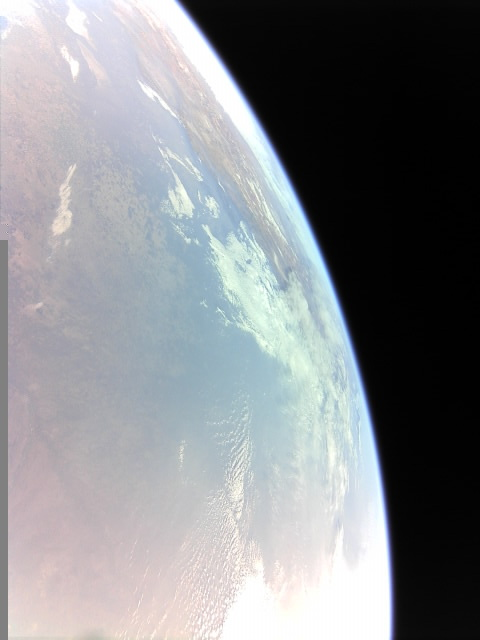
#> input picture DataSet/Input_Image/  Image_12.jpg, 480 x 640 px, found by its file name; its folder holds only this picture in this run
$ python classifier.py   (older library calls are emulated)
#> lines starting #> are read from the running program, lines starting #| are printed output that depends on the picture; after the words box and inside, x2 and y2 are one past the last pixel; in counts of white or black regions, pixels touching at a corner belong together
### src/image_quality_detector.py
import cv2
import numpy as np
from detector_config import THRESHOLDS, COLORS

"""
====================================================================
📋 SATELLITE IMAGE VISUAL STATE DETECTION FUNCTIONS
====================================================================

This module contains the main functions used to analyze the quality
or visual content of images captured by a space probe or satellite.

⚙️ Each function takes:
    - `gray` : grayscale version of the image
    - `image_color` : original color image for annotation

✅ Returns:
    - `True` if the condition is detected
    - Automatically annotates the color image with a label

🧩 Available functions:
--------------------------
- is_black_image()        → Detects a black image (almost all pixels black)
- is_sunburn_image()      → Detects overexposure (very bright pixels)
- is_earth_image()        → Detects Earth's presence via bright pixels
- is_horizon_image()      → Detects a circular horizon line
- is_space_image()        → Detects deep space image (very dark)
- is_blurry_image()       → Detects blurriness via Laplacian variance
- is_noisy_image()        → Detects digital noise (difference with denoised version)
"""

# ============================================================
# 📌 Black image detection
# Improved: uses adaptive thresholds and masks for more robust detection

def is_black_image(gray, image_color):
    black_mask = gray < THRESHOLDS["black_value"]
    ratio = np.mean(black_mask)
    if ratio > THRESHOLDS["black_ratio"]:
        cv2.putText(image_color, "BLACK_IMAGE", (10, 30),
                    cv2.FONT_HERSHEY_SIMPLEX, 1, COLORS["BLACK_IMAGE"], 2)
        return True
    return False

# ============================================================
# 📌 Overexposure detection (burned image)
# Improved: added kernel blur to reduce local bright noise influence

def is_sunburn_image(image_color):
    hsv = cv2.cvtColor(image_color, cv2.COLOR_BGR2HSV)
    v_channel = cv2.GaussianBlur(hsv[:, :, 2], (5, 5), 0)
    burned_pixels = np.sum(v_channel > THRESHOLDS["sunburn_value"])
    ratio = burned_pixels / v_channel.size
    if ratio > THRESHOLDS["sunburn_ratio"]:
        cv2.putText(image_color, "SB_Sunburn", (10, 60),
                    cv2.FONT_HERSHEY_SIMPLEX, 1, COLORS["SB_Sunburn"], 2)
        return True
    return False

# ============================================================
# 📌 Earth detection
# Improved: applied Gaussian blur to avoid noise and uses adaptive ratio

def is_earth_image(gray, image_color):
    smoothed = cv2.GaussianBlur(gray, (5, 5), 0)
    bright_pixels = np.sum(smoothed > THRESHOLDS["earth_brightness"])
    ratio = bright_pixels / gray.size
    if ratio > THRESHOLDS["earth_ratio"]:
        cv2.putText(image_color, "ER_Earth", (10, 90),
                    cv2.FONT_HERSHEY_SIMPLEX, 1, COLORS["ER_Earth"], 2)
        return True
    return False

# ============================================================
# 📌 Horizon detection

def fit_circle_least_squares(xs, ys):
    """
    Fits a circle to a set of 2D points using the least squares method.
    """
    A = np.c_[2*xs, 2*ys, np.ones(len(xs))]  # Construct the coefficient matrix A with 2x, 2y, and ones
    B = xs**2 + ys**2                        # Construct the independent term vector B as x² + y²
    sol, _, _, _ = np.linalg.lstsq(A, B, rcond=None)  # Solve the linear system A·sol = B using least squares
    cx, cy, c = sol                          # Extract the circle center coordinates and constant term
    radius = np.sqrt(c + cx**2 + cy**2)      # Compute the radius from the solution
    return int(cx), int(cy), int(radius)     # Return center coordinates and radius as integers

def detect_horizon_line(image_gray):
    """
    Detects the most plausible horizon arc in a grayscale image.
    """
    h, w = image_gray.shape  # Get image height and width

    blurred = cv2.GaussianBlur(image_gray, (5, 5), 0)  # Apply Gaussian blur to reduce noise

    edges = cv2.Canny(blurred, 50, 150)  # Apply Canny edge detection

    contours, _ = cv2.findContours(edges, cv2.RETR_EXTERNAL, cv2.CHAIN_APPROX_SIMPLE)  # Find external contours

    best_contour = None            # Initialize variable to store the best contour
    max_score = -1                 # Initialize max score for comparison

    for cnt in contours:          # Loop through all contours
        if len(cnt) < 30:
            continue              # Ignore small contours

        xs = cnt[:, 0, 0]         # Extract x-coordinates of the contour
        ys = cnt[:, 0, 1]         # Extract y-coordinates of the contour
        x, y, w_box, h_box = cv2.boundingRect(cnt)  # Get bounding box around the contour
        arc_len = cv2.arcLength(cnt, True)          # Compute the arc length (perimeter) of the contour

        if w_box < 100 or h_box < 100 or arc_len < 300:
            continue              # Skip small or short-length contours

        touches_border = (        # Check if the contour touches the border of the image
            x <= 5 or y <= 5 or
            x + w_box >= w - 5 or
            y + h_box >= h - 5
        )
        if not touches_border:
            continue              # Discard contours not touching the image borders

        score = w_box * h_box     # Score based on area of bounding box
        if score > max_score:
            max_score = score     # Update max score
            best_contour = cnt    # Store the best contour

    if best_contour is None:
        return None               # No valid contour found

    points = best_contour[:, 0, :]  # Extract point coordinates from contour
    xs = points[:, 0]               # x values of contour points
    ys = points[:, 1]               # y values of contour points
    cx, cy, radius = fit_circle_least_squares(xs, ys)  # Fit a circle to the points

    dists = np.sqrt((xs - cx)**2 + (ys - cy)**2)  # Compute distances from each point to the circle center
    error = np.abs(dists - radius)               # Compute fitting error
    mean_error = np.mean(error)                  # Compute average fitting error

    if mean_error > 15:       # Reject if fit is not accurate
        return None
    if radius < 100:          # Reject if the circle is too small to be the Earth
        return None
    if abs(cx - w // 2) < w * 0.25 and abs(cy - h // 2) < h * 0.25:
        return None           # Reject if center is too close to image center (likely full Earth disk)

    return cx, cy, radius     # Return valid circle parameters

def is_horizon_image(gray, image_color):
    """
    Checks whether a given image contains a recognizable horizon.
    Draws adaptively spaced dots along the best detected contour arc.
    """
    result = detect_horizon_line(gray)

    if result is not None:
        cx, cy, radius = result

        # Recompute contours to access the best one again
        h, w = gray.shape
        blurred = cv2.GaussianBlur(gray, (5, 5), 0)
        edges = cv2.Canny(blurred, 50, 150)
        contours, _ = cv2.findContours(edges, cv2.RETR_EXTERNAL, cv2.CHAIN_APPROX_SIMPLE)

        best_contour = None
        max_score = -1

        for cnt in contours:
            if len(cnt) < 30:
                continue

            x, y, w_box, h_box = cv2.boundingRect(cnt)
            arc_len = cv2.arcLength(cnt, True)

            if w_box < 100 or h_box < 100 or arc_len < 300:
                continue

            touches_border = (
                x <= 5 or y <= 5 or
                x + w_box >= w - 5 or
                y + h_box >= h - 5
            )
            if not touches_border:
                continue

            score = w_box * h_box
            if score > max_score:
                max_score = score
                best_contour = cnt

        # ✅ Draw adaptively spaced dots along the contour
        if best_contour is not None:
            max_dots = 30  # Max number of points to draw
            step = max(1, len(best_contour) // max_dots)

            for pt in best_contour[::step]:
                x, y = pt[0]
                if 0 <= x < image_color.shape[1] and 0 <= y < image_color.shape[0]:
                    cv2.circle(image_color, (x, y), 2, COLORS["HZ_Horizon"], -1)

        # Label the detection
        cv2.putText(image_color, "HZ_Horizon", (10, 120),
                    cv2.FONT_HERSHEY_SIMPLEX, 1, COLORS["HZ_Horizon"], 2)

        return True

    return False

# ============================================================
# 📌 Space detection
# Improved: stricter ratio analysis and contrast balancing

def is_space_image(gray, image_color):
    blurred = cv2.medianBlur(gray, 3)
    dark_ratio = np.sum(blurred < 60) / gray.size
    bright_ratio = np.sum(blurred > 200) / gray.size
    if dark_ratio > 0.85 and bright_ratio < 0.01:
        cv2.putText(image_color, "SP_Space", (10, 150),
                    cv2.FONT_HERSHEY_SIMPLEX, 1, COLORS["SP_Space"], 2)
        return True
    return False

# ============================================================
# 📌 Blur detection
# Adjusted: lowered threshold slightly to avoid over-detection

def is_blurry_image(gray, image_color):
    """
    Detects if an image is blurry using the variance of the Laplacian method.
    Lower variance = less sharp = potentially blurry image.
    A slightly reduced threshold allows more images to pass as acceptable.
    """
    laplacian = cv2.Laplacian(gray, cv2.CV_64F)         # Highlight edges and fine details
    variance = laplacian.var()                          # Measure detail richness (sharpness)

    adjusted_threshold = THRESHOLDS["blur_threshold"] * 0.85  # Slightly lower threshold (~15% more tolerant)

    if variance < adjusted_threshold:
        cv2.putText(image_color, "BLUR", (10, 180),
                    cv2.FONT_HERSHEY_SIMPLEX, 1, COLORS["BLUR"], 2)
        return True
    return False

# ============================================================
# 📌 Digital noise detection
# Improved: adjustable noise thresholding and visual debugging

def is_noisy_image(gray, image_color):
    noise = cv2.fastNlMeansDenoising(gray, None, 20, 7, 21)
    diff = cv2.absdiff(gray, noise)
    noisy_pixels = np.sum(diff > 25)
    noise_ratio = noisy_pixels / gray.size
    if noise_ratio > THRESHOLDS["noise_threshold"] / 100:
        cv2.putText(image_color, "NOISE", (10, 210),
                    cv2.FONT_HERSHEY_SIMPLEX, 1, COLORS["NOISE"], 2)
        return True
    return False

### src/classifier.py
# 📦 Import standard libraries and custom detection functions
import os                 # Used for file and directory operations
import cv2                # OpenCV library for image processing
import csv
import shutil
from PIL import Image     # Pillow library for image manipulation and compression
from pathlib import Path  # For handling file paths in an OS-independent way

# Import image quality detection functions from a local module
from image_quality_detector import (
    is_black_image,       # Detects if the image is fully black
    is_sunburn_image,     # Detects overexposed (sunburned) images
    is_earth_image,       # Detects presence of Earth in the image
    is_horizon_image,     # Detects if horizon is visible in the image
    is_space_image,       # Detects images taken in space (no Earth)
    is_blurry_image,      # Detects blurry images
    is_noisy_image        # Detects noisy images
)

# 📁 Define input and output directories
INPUT_DIR = Path("DataSet/Input_Image")  # Folder containing unprocessed/raw images
OUTPUT_ROOT = Path("DataSet/Output_Image")  # Base folder where output will be stored
GOOD_DIR = OUTPUT_ROOT / "Good_Image"  # Folder for valid, high-quality images
BAD_DIR = OUTPUT_ROOT / "Bad_Image"  # Folder for images that fail quality checks

# ✅ Create the output folders if they don't exist
GOOD_DIR.mkdir(parents=True, exist_ok=True)
BAD_DIR.mkdir(parents=True, exist_ok=True)

def filter_by_quality(image_path):
    """
    Analyze a satellite image using a set of detection rules and
    save it in the appropriate folder based on the detected quality issues.
    """
    image = cv2.imread(str(image_path))  # Load the image using OpenCV
#> image is the input picture: shape (640, 480, 3); mean B, G, R 140.2, 136.8, 134.6
    if image is None:
        print(f"❌ Could not load image: {image_path}")
        return

    gray = cv2.cvtColor(image, cv2.COLOR_BGR2GRAY)  # Convert to grayscale for analysis
    annotated = image.copy()  # Copy of the original image for potential annotations
    labels = set()  # Set to store detected issues

    # ============================================================
    # 🧠 Run quality checks using predefined detection functions
    # ============================================================
    if is_black_image(gray, annotated):
#> in is_black_image, `black_mask = gray < THRESHOLDS["black_value"]`:
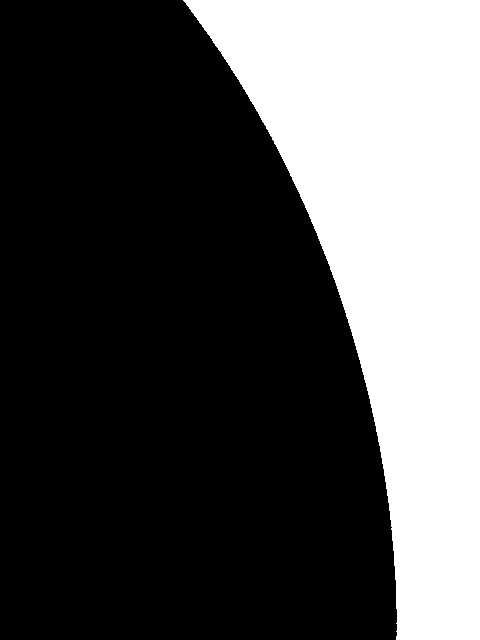
#> black_mask: shape (640, 480) bool; 31.5% white; 1 white region, box (x1, y1, x2, y2) and area: (183, 0, 480, 640) 96655
#> in is_black_image, `ratio = np.mean(black_mask)`: ratio = 0.315
        labels.add("BLACK_IMAGE")

    if is_sunburn_image(annotated):
#> in is_sunburn_image, `v_channel = cv2.GaussianBlur(hsv[:, :, 2], (5, 5), 0)`:
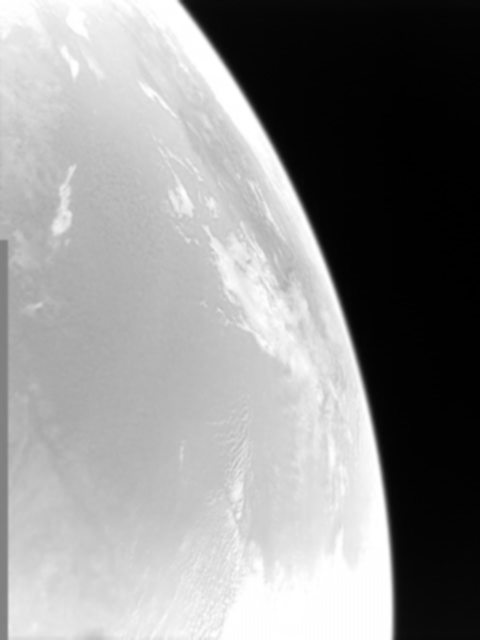
#> v_channel: shape (640, 480); min 0, max 255, mean 142.8
#> in is_sunburn_image, `burned_pixels = np.sum(v_channel > THRESHOLDS["sunburn_value"])`: burned_pixels = 27834
#> in is_sunburn_image, `ratio = burned_pixels / v_channel.size`: ratio = 0.0906
        labels.add("SB_Sunburn")

    if is_space_image(gray, annotated):
#> in is_space_image, `dark_ratio = np.sum(blurred < 60) / gray.size`: dark_ratio = 0.319
#> in is_space_image, `bright_ratio = np.sum(blurred > 200) / gray.size`: bright_ratio = 0.309
        labels.add("SP_Space")

    if is_blurry_image(gray, annotated):
#> in is_blurry_image, `laplacian = cv2.Laplacian(gray, cv2.CV_64F)`:
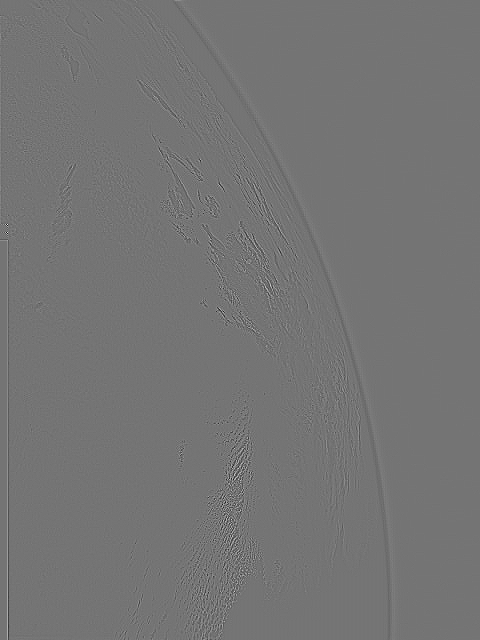
#> laplacian: shape (640, 480) float64; min -200, max 237, mean 0; drawn with min black and max white
#> in is_blurry_image, `variance = laplacian.var()`: variance = 117.2
        labels.add("BLUR")

    if is_noisy_image(gray, annotated):
#> in is_noisy_image, `diff = cv2.absdiff(gray, noise)`:
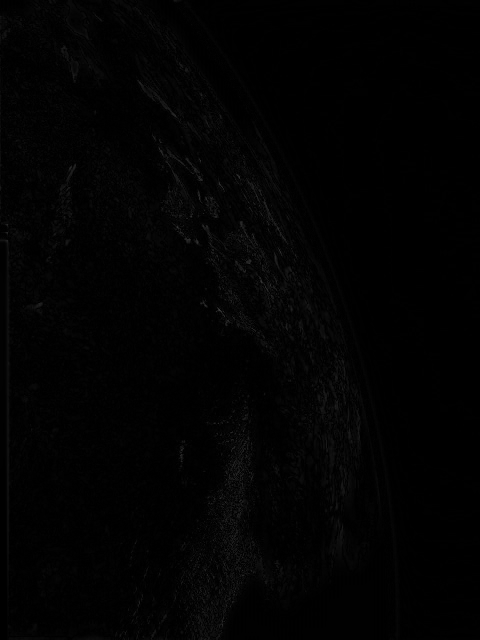
#> diff: shape (640, 480); min 0, max 60, mean 2.3
#> in is_noisy_image, `noisy_pixels = np.sum(diff > 25)`: noisy_pixels = 1028
#> in is_noisy_image, `noise_ratio = noisy_pixels / gray.size`: noise_ratio = 0.00335
        labels.add("NOISE")

    if is_earth_image(gray, annotated):
#> in is_earth_image, `bright_pixels = np.sum(smoothed > THRESHOLDS["earth_brightness"])`: bright_pixels = 208476
#> in is_earth_image, `ratio = bright_pixels / gray.size`: ratio = 0.679
        labels.add("ER_Earth")
    else:
        labels.add("NO_EARTH")

    if is_horizon_image(gray, annotated):
#> in detect_horizon_line, `edges = cv2.Canny(blurred, 50, 150)`:
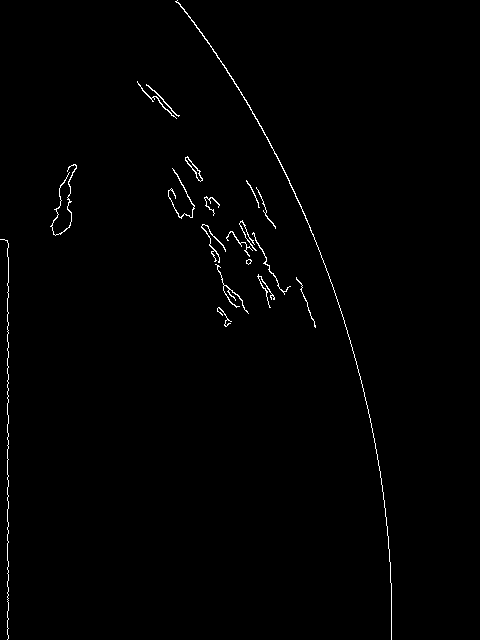
#> edges: shape (640, 480); 0.86% white in thin lines or dots, all inside (x1, y1, x2, y2) = (0, 0, 392, 640)
#> in detect_horizon_line, `contours, _ = cv2.findContours(edges, cv2.RETR_EXTERNAL, cv2.CHAIN_APP..`: contours = 19 contours, 8 with area under 20; largest, box (x1, y1, x2, y2) and area: (175, 0, 392, 640) 120, (185, 156, 203, 182) 106, (50, 164, 77, 236) 45, (168, 168, 195, 219) 40, (201, 224, 226, 263) 39
#> the loop in detect_horizon_line, `for cnt in contours:` made 19 passes
#> (x, y, w_box, h_box, arc_len, touches_border, score, max_score) on pass 19: (175, 0, 217, 640, 1459.5, True, 138880, 138880)
#> after the loop in detect_horizon_line, `for cnt in contours:`: best_contour = contour of 681 points, box (x1, y1, x2, y2) (175, 0, 392, 640), area 120; max_score = 138880
#> in detect_horizon_line, `points = best_contour[:, 0, :]`: points = 681 pairs, first value 175 to 391, second value 0 to 639
#> in detect_horizon_line, `xs = points[:, 0]`: xs = 681 values, max 391 at index 339, min 175 at index 2, mean 301.2
#> in detect_horizon_line, `ys = points[:, 1]`: ys = 681 values, max 639 at index 340, min 0 at index 0, mean 236.3
#> in fit_circle_least_squares, `A = np.c_[2*xs, 2*ys, np.ones(len(xs))]`: A = 681 rows, first 8: [354, 0, 1], [352, 2, 1], [350, 2, 1], [352, 4, 1], [354, 4, 1], [360, 10, 1], [360, 12, 1], [368, 20, 1]
#> in fit_circle_least_squares, `B = xs**2 + ys**2`: B = 681 values, max 561202 at index 340, min 30626 at index 2, mean 169739.3
#> in fit_circle_least_squares, `sol, _, _, _ = np.linalg.lstsq(A, B, rcond=None)`: sol = [-642.5, 630.8, 258652.5]
#> in fit_circle_least_squares, `cx, cy, c = sol`: cx = -642.5; cy = 630.8; c = 258652.5
#> in fit_circle_least_squares, `radius = np.sqrt(c + cx**2 + cy**2)`: radius = 1034.2
#> in detect_horizon_line, `cx, cy, radius = fit_circle_least_squares(xs, ys)`: cx = -642; cy = 630; radius = 1034
#> in detect_horizon_line, `dists = np.sqrt((xs - cx)**2 + (ys - cy)**2)`: dists = 681 values, max 1034.3 at index 317, min 1031.1 at index 2, mean 1033.3
#> in detect_horizon_line, `error = np.abs(dists - radius)`: error = 681 values, max 2.92 at index 2, min 0.000484 at index 547, mean 0.681
#> in detect_horizon_line, `mean_error = np.mean(error)`: mean_error = 0.681
#> in is_horizon_image, `result = detect_horizon_line(gray)`: result = (-642, 630, 1034)
#> in is_horizon_image, `cx, cy, radius = result`: cx = -642; cy = 630; radius = 1034
#> the loop in is_horizon_image, `for cnt in contours:` made 19 passes
#> after the loop in is_horizon_image, `for cnt in contours:`: max_score = 138880
#> in is_horizon_image, `step = max(1, len(best_contour) // max_dots)`: step = 22
#> the loop in is_horizon_image, `for pt in best_contour[::step]:` made 31 passes
#> (x, y) on passes 1 to 8: (177, 0), (204, 38), (227, 72), (246, 102), (262, 130), (276, 156), (287, 178), (298, 202)
#> after the loop in is_horizon_image, `for pt in best_contour[::step]:`:
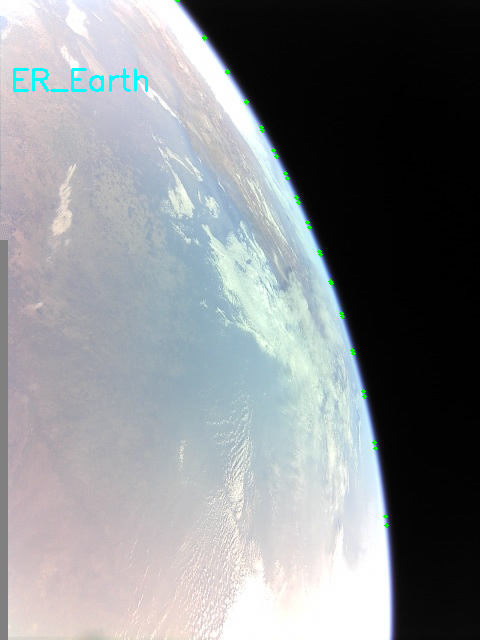
#> image_color: shape (640, 480, 3); mean B, G, R 140.1, 137.1, 133.8
#> in is_horizon_image, `cv2.putText(image_color, "HZ_Horizon", (10, 120), cv2.FONT_HERSHEY_SIM..`:
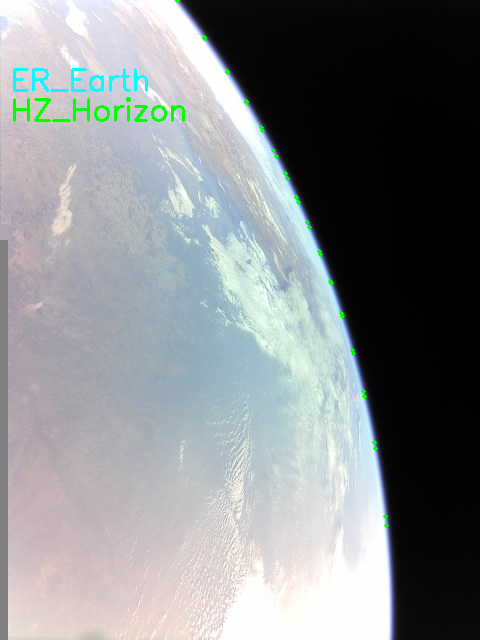
#> image_color: shape (640, 480, 3); 0.39% of pixels changed, all inside (x1, y1, x2, y2) = (13, 97, 185, 122)
        labels.add("HZ_Horizon")
    else:
        labels.add("NO_HORIZON")

    # ============================================================
    # 🧾 Decide where to save the image based on detected labels
    # ============================================================

    # Define which labels are considered defects
    defects = {
        "BLACK_IMAGE", "SB_Sunburn", "SP_Space", "BLUR", "NOISE", "NO_EARTH", "NO_HORIZON"
    }

    # If Earth and Horizon are present and there are no defects → it's a good image
    if "ER_Earth" in labels and "HZ_Horizon" in labels and labels.isdisjoint(defects):
        labels = {"GOOD_IMAGE"}
        save_path = GOOD_DIR / image_path.name
    else:
        # Otherwise, it's a bad image; include reasons in the filename
        label_str = "+".join(sorted(labels))
        save_path = BAD_DIR / f"{label_str}_{image_path.name}"

    # 💾 Save the image in the determined folder
    cv2.imwrite(str(save_path), annotated)
    print(f"✅ {image_path.name} → {', '.join(labels)}")

def compress_images(input_folder, output_folder, report_csv=None):
    """
    Compress images with dynamic quality based on original size.
    Displays size before/after and optionally writes a CSV report.

    Parameters:
        input_folder (str): Folder with original images
        output_folder (str): Destination folder for compressed images
        report_csv (str): Optional path to save a compression report (CSV)
    """

    # Create the output folder if it doesn't exist
    if not os.path.exists(output_folder):
        os.makedirs(output_folder)

    # Store data for optional CSV report
    report_data = []

    # Initial log headers
    print("\n🔧 Starting image compression...")
    print(f"📁 Input folder : {input_folder}")
    print(f"📁 Output folder: {output_folder}\n")

    # Display the table headers for the compression log
    print(f"{'📄 Filename':<35} {'Original (KB)':>14} {'Compressed (KB)':>17} {'Ratio':>8} {'Quality':>9}  Status")
    print("-" * 90)

    # Loop through all files in the input folder
#> (the run stopped early here; a loop or call above may not have finished)
